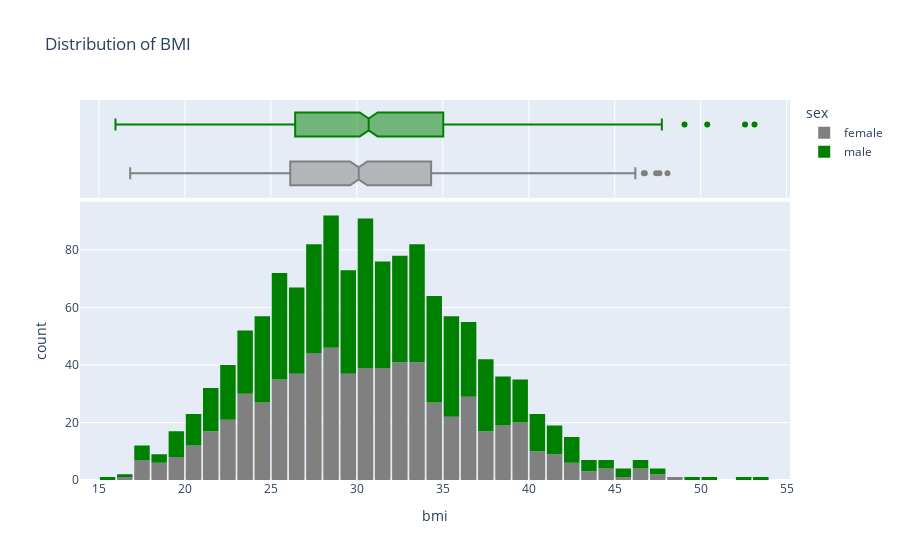

The code cell stored with this chart in its notebook:
### Code cell
fig= px.histogram(
    medical_df,
    x='bmi',
    marginal='box',
    color_discrete_sequence =['grey','green'],
    title='Distribution of BMI',
    color='sex',
)
fig.update_layout(bargap = 0.1)
fig.show()

### Figure 1 — Plotly figure (JSON) as saved in the notebook; plotly's stock layout.template omitted (floating-point values rounded to 4 significant figures; data arrays with more than 128 entries replaced by an {"elided": "..."} marker saying what was removed)
{"data": [{"alignmentgroup": "True", "bingroup": "x", "hovertemplate": "sex=female<br>bmi=%{x}<br>count=%{y}<extra></extra>", "legendgroup": "female", "marker": {"color": "grey", "pattern": {"shape": ""}}, "name": "female", "offsetgroup": "female", "orientation": "v", "showlegend": true, "type": "histogram", "x": {"elided": "662 float values"}, "xaxis": "x", "yaxis": "y"}, {"alignmentgroup": "True", "hovertemplate": "sex=female<br>bmi=%{x}<extra></extra>", "legendgroup": "female", "marker": {"color": "grey"}, "name": "female", "notched": true, "offsetgroup": "female", "showlegend": false, "type": "box", "x": {"elided": "662 float values"}, "xaxis": "x2", "yaxis": "y2"}, {"alignmentgroup": "True", "bingroup": "x", "hovertemplate": "sex=male<br>bmi=%{x}<br>count=%{y}<extra></extra>", "legendgroup": "male", "marker": {"color": "green", "pattern": {"shape": ""}}, "name": "male", "offsetgroup": "male", "orientation": "v", "showlegend": true, "type": "histogram", "x": {"elided": "676 float values"}, "xaxis": "x", "yaxis": "y"}, {"alignmentgroup": "True", "hovertemplate": "sex=male<br>bmi=%{x}<extra></extra>", "legendgroup": "male", "marker": {"color": "green"}, "name": "male", "notched": true, "offsetgroup": "male", "showlegend": false, "type": "box", "x": {"elided": "676 float values"}, "xaxis": "x2", "yaxis": "y2"}], "layout": {"bargap": 0.1, "barmode": "relative", "legend": {"title": {"text": "sex"}, "tracegroupgap": 0}, "title": {"text": "Distribution of BMI"}, "xaxis": {"anchor": "y", "domain": [0, 1], "title": {"text": "bmi"}}, "xaxis2": {"anchor": "y2", "domain": [0, 1], "matches": "x", "showgrid": true, "showticklabels": false}, "yaxis": {"anchor": "x", "domain": [0, 0.7326], "title": {"text": "count"}}, "yaxis2": {"anchor": "x2", "domain": [0.7426, 1], "matches": "y2", "showgrid": false, "showline": false, "showticklabels": false, "ticks": ""}}}
